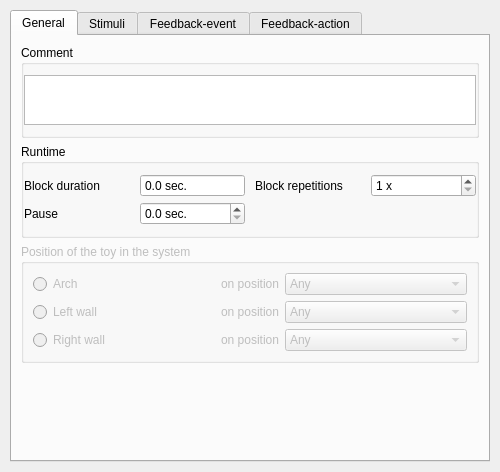
<?xml version="1.0" encoding="UTF-8"?>
<ui version="4.0">
 <class>CTConfToyStick</class>
 <widget class="QWidget" name="CTConfToyStick">
  <property name="geometry">
   <rect>
    <x>0</x>
    <y>0</y>
    <width>500</width>
    <height>472</height>
   </rect>
  </property>
  <property name="sizePolicy">
   <sizepolicy hsizetype="MinimumExpanding" vsizetype="Preferred">
    <horstretch>0</horstretch>
    <verstretch>0</verstretch>
   </sizepolicy>
  </property>
  <property name="minimumSize">
   <size>
    <width>500</width>
    <height>0</height>
   </size>
  </property>
  <property name="windowTitle">
   <string/>
  </property>
  <layout class="QVBoxLayout" name="qvb_main_layout">
   <property name="spacing">
    <number>20</number>
   </property>
   <property name="margin">
    <number>10</number>
   </property>
   <item>
    <widget class="QTabWidget" name="tabWidget">
     <property name="enabled">
      <bool>true</bool>
     </property>
     <property name="currentIndex">
      <number>0</number>
     </property>
     <widget class="QWidget" name="tabGeneral">
      <attribute name="title">
       <string>General</string>
      </attribute>
      <layout class="QVBoxLayout" name="verticalLayout">
       <item>
        <widget class="QGroupBox" name="qgb_comment">
         <property name="title">
          <string>Comment</string>
         </property>
         <property name="flat">
          <bool>true</bool>
         </property>
         <layout class="QGridLayout" name="qgl_comment_layout">
          <property name="leftMargin">
           <number>0</number>
          </property>
          <property name="topMargin">
           <number>10</number>
          </property>
          <property name="rightMargin">
           <number>0</number>
          </property>
          <property name="bottomMargin">
           <number>10</number>
          </property>
          <property name="horizontalSpacing">
           <number>10</number>
          </property>
          <property name="verticalSpacing">
           <number>5</number>
          </property>
          <item row="0" column="0">
           <widget class="QPlainTextEdit" name="qte_comment">
            <property name="sizePolicy">
             <sizepolicy hsizetype="Expanding" vsizetype="Fixed">
              <horstretch>0</horstretch>
              <verstretch>0</verstretch>
             </sizepolicy>
            </property>
            <property name="minimumSize">
             <size>
              <width>0</width>
              <height>50</height>
             </size>
            </property>
            <property name="maximumSize">
             <size>
              <width>16777215</width>
              <height>50</height>
             </size>
            </property>
            <property name="horizontalScrollBarPolicy">
             <enum>Qt::ScrollBarAlwaysOff</enum>
            </property>
           </widget>
          </item>
         </layout>
        </widget>
       </item>
       <item>
        <widget class="QGroupBox" name="qgb_runtime">
         <property name="title">
          <string>Runtime</string>
         </property>
         <property name="flat">
          <bool>true</bool>
         </property>
         <layout class="QGridLayout" name="qgl_runtime_layout">
          <property name="leftMargin">
           <number>0</number>
          </property>
          <property name="topMargin">
           <number>10</number>
          </property>
          <property name="rightMargin">
           <number>0</number>
          </property>
          <property name="bottomMargin">
           <number>10</number>
          </property>
          <property name="horizontalSpacing">
           <number>10</number>
          </property>
          <property name="verticalSpacing">
           <number>5</number>
          </property>
          <item row="0" column="0">
           <widget class="QLabel" name="qlb_block_duration">
            <property name="text">
             <string>Block duration</string>
            </property>
           </widget>
          </item>
          <item row="0" column="1">
           <widget class="CTDoubleSpinBox" name="qsb_block_duration">
            <property name="readOnly">
             <bool>true</bool>
            </property>
            <property name="buttonSymbols">
             <enum>QAbstractSpinBox::NoButtons</enum>
            </property>
            <property name="suffix">
             <string> sec.</string>
            </property>
            <property name="decimals">
             <number>1</number>
            </property>
            <property name="minimum">
             <double>0.000000000000000</double>
            </property>
            <property name="maximum">
             <double>300.000000000000000</double>
            </property>
            <property name="singleStep">
             <double>0.100000000000000</double>
            </property>
            <property name="value">
             <double>0.000000000000000</double>
            </property>
           </widget>
          </item>
          <item row="0" column="3">
           <widget class="CTSpinBox" name="qsb_block_repetitions">
            <property name="suffix">
             <string> x</string>
            </property>
            <property name="minimum">
             <number>1</number>
            </property>
            <property name="maximum">
             <number>100</number>
            </property>
           </widget>
          </item>
          <item row="0" column="2">
           <widget class="QLabel" name="qlb_block_repetitions">
            <property name="text">
             <string>Block repetitions</string>
            </property>
           </widget>
          </item>
          <item row="1" column="0">
           <widget class="QLabel" name="qlb_pause">
            <property name="text">
             <string>Pause</string>
            </property>
           </widget>
          </item>
          <item row="1" column="1">
           <widget class="CTDoubleSpinBox" name="qsb_pause">
            <property name="suffix">
             <string> sec.</string>
            </property>
            <property name="decimals">
             <number>1</number>
            </property>
            <property name="singleStep">
             <double>0.100000000000000</double>
            </property>
           </widget>
          </item>
         </layout>
        </widget>
       </item>
       <item>
        <widget class="QGroupBox" name="groupBox">
         <property name="enabled">
          <bool>false</bool>
         </property>
         <property name="title">
          <string>Position of the toy in the system</string>
         </property>
         <layout class="QGridLayout" name="gridLayout_3" columnstretch="1,0,1">
          <item row="0" column="2">
           <widget class="QComboBox" name="qcb_block_position_arch">
            <property name="enabled">
             <bool>false</bool>
            </property>
            <item>
             <property name="text">
              <string>Any</string>
             </property>
            </item>
            <item>
             <property name="text">
              <string>#1</string>
             </property>
            </item>
            <item>
             <property name="text">
              <string>#2</string>
             </property>
            </item>
            <item>
             <property name="text">
              <string>#2</string>
             </property>
            </item>
           </widget>
          </item>
          <item row="1" column="0">
           <widget class="QRadioButton" name="qrb_block_position_left">
            <property name="text">
             <string>Left wall</string>
            </property>
           </widget>
          </item>
          <item row="2" column="0">
           <widget class="QRadioButton" name="qrb_block_position_right">
            <property name="text">
             <string>Right wall</string>
            </property>
           </widget>
          </item>
          <item row="2" column="2">
           <widget class="QComboBox" name="qcb_block_position_right">
            <property name="enabled">
             <bool>false</bool>
            </property>
            <item>
             <property name="text">
              <string>Any</string>
             </property>
            </item>
            <item>
             <property name="text">
              <string>#1</string>
             </property>
            </item>
            <item>
             <property name="text">
              <string>#2</string>
             </property>
            </item>
            <item>
             <property name="text">
              <string>#3</string>
             </property>
            </item>
           </widget>
          </item>
          <item row="1" column="2">
           <widget class="QComboBox" name="qcb_block_position_left">
            <property name="enabled">
             <bool>false</bool>
            </property>
            <item>
             <property name="text">
              <string>Any</string>
             </property>
            </item>
            <item>
             <property name="text">
              <string>#1</string>
             </property>
            </item>
            <item>
             <property name="text">
              <string>#2</string>
             </property>
            </item>
            <item>
             <property name="text">
              <string>#3</string>
             </property>
            </item>
           </widget>
          </item>
          <item row="0" column="0">
           <widget class="QRadioButton" name="qrb_block_position_arch">
            <property name="text">
             <string>Arch</string>
            </property>
           </widget>
          </item>
          <item row="0" column="1">
           <widget class="QLabel" name="qlb_block_position_arch">
            <property name="text">
             <string>on position</string>
            </property>
           </widget>
          </item>
          <item row="1" column="1">
           <widget class="QLabel" name="qlb_block_position_left">
            <property name="text">
             <string>on position</string>
            </property>
           </widget>
          </item>
          <item row="2" column="1">
           <widget class="QLabel" name="qlb_block_position_right">
            <property name="text">
             <string>on position</string>
            </property>
           </widget>
          </item>
         </layout>
        </widget>
       </item>
       <item>
        <spacer name="verticalSpacer">
         <property name="orientation">
          <enum>Qt::Vertical</enum>
         </property>
         <property name="sizeHint" stdset="0">
          <size>
           <width>20</width>
           <height>40</height>
          </size>
         </property>
        </spacer>
       </item>
      </layout>
     </widget>
     <widget class="QWidget" name="tabStimuli">
      <attribute name="title">
       <string>Stimuli</string>
      </attribute>
      <layout class="QVBoxLayout" name="verticalLayout_2">
       <item>
        <widget class="QGroupBox" name="qgb_stimuli">
         <property name="title">
          <string>Stimuli</string>
         </property>
         <property name="flat">
          <bool>true</bool>
         </property>
         <layout class="QVBoxLayout" name="qvb_stimuli_layout">
          <property name="spacing">
           <number>10</number>
          </property>
          <property name="leftMargin">
           <number>0</number>
          </property>
          <property name="topMargin">
           <number>10</number>
          </property>
          <property name="rightMargin">
           <number>0</number>
          </property>
          <property name="bottomMargin">
           <number>10</number>
          </property>
         </layout>
        </widget>
       </item>
       <item>
        <spacer name="verticalSpacer_2">
         <property name="orientation">
          <enum>Qt::Vertical</enum>
         </property>
         <property name="sizeHint" stdset="0">
          <size>
           <width>20</width>
           <height>40</height>
          </size>
         </property>
        </spacer>
       </item>
      </layout>
      <zorder>qgb_stimuli</zorder>
      <zorder>verticalSpacer_2</zorder>
     </widget>
     <widget class="QWidget" name="tabFeedbackEvent">
      <attribute name="title">
       <string>Feedback-event</string>
      </attribute>
      <layout class="QVBoxLayout" name="verticalLayout_3">
       <item>
        <widget class="QGroupBox" name="qgb_events">
         <property name="title">
          <string>Feedback - Event/Condition</string>
         </property>
         <property name="flat">
          <bool>true</bool>
         </property>
         <layout class="QGridLayout" name="gridLayout_2">
          <item row="2" column="1" colspan="2">
           <widget class="QLabel" name="qlb_pressure">
            <property name="text">
             <string>If pressure exceeds</string>
            </property>
           </widget>
          </item>
          <item row="4" column="3">
           <widget class="QComboBox" name="qcb_body">
            <property name="enabled">
             <bool>false</bool>
            </property>
            <item>
             <property name="text">
              <string>right to left</string>
             </property>
            </item>
            <item>
             <property name="text">
              <string>left to right</string>
             </property>
            </item>
           </widget>
          </item>
          <item row="5" column="0">
           <widget class="QRadioButton" name="qrb_head_event">
            <property name="text">
             <string>Head</string>
            </property>
           </widget>
          </item>
          <item row="3" column="4">
           <widget class="QLabel" name="qlb_position_add">
            <property name="text">
             <string>position</string>
            </property>
           </widget>
          </item>
          <item row="5" column="1">
           <widget class="QLabel" name="qlb_head">
            <property name="text">
             <string>If head moves</string>
            </property>
           </widget>
          </item>
          <item row="3" column="3">
           <widget class="QComboBox" name="qcb_position">
            <property name="enabled">
             <bool>false</bool>
            </property>
           </widget>
          </item>
          <item row="3" column="1" colspan="2">
           <widget class="QLabel" name="qlb_position">
            <property name="text">
             <string>If infant reaches</string>
            </property>
           </widget>
          </item>
          <item row="3" column="0">
           <widget class="QRadioButton" name="qrb_position_event">
            <property name="text">
             <string>Position</string>
            </property>
           </widget>
          </item>
          <item row="1" column="0">
           <spacer name="qv_spacer">
            <property name="orientation">
             <enum>Qt::Vertical</enum>
            </property>
            <property name="sizeType">
             <enum>QSizePolicy::Fixed</enum>
            </property>
            <property name="sizeHint" stdset="0">
             <size>
              <width>5</width>
              <height>10</height>
             </size>
            </property>
           </spacer>
          </item>
          <item row="4" column="0">
           <widget class="QRadioButton" name="qrb_body_event">
            <property name="text">
             <string>Body</string>
            </property>
           </widget>
          </item>
          <item row="4" column="1">
           <widget class="QLabel" name="qlb_body">
            <property name="text">
             <string>If body moves</string>
            </property>
           </widget>
          </item>
          <item row="2" column="0">
           <widget class="QRadioButton" name="qrb_pressure_event">
            <property name="text">
             <string>Pressure</string>
            </property>
           </widget>
          </item>
          <item row="0" column="0" colspan="2">
           <widget class="QRadioButton" name="qrb_null_event">
            <property name="text">
             <string>Do not process feedback</string>
            </property>
            <property name="checked">
             <bool>true</bool>
            </property>
           </widget>
          </item>
          <item row="2" column="3">
           <widget class="CTDoubleSpinBox" name="qsb_pressure">
            <property name="enabled">
             <bool>false</bool>
            </property>
            <property name="suffix">
             <string> Pa.</string>
            </property>
            <property name="decimals">
             <number>1</number>
            </property>
            <property name="singleStep">
             <double>0.100000000000000</double>
            </property>
           </widget>
          </item>
          <item row="5" column="3">
           <widget class="QComboBox" name="qcb_head">
            <property name="enabled">
             <bool>false</bool>
            </property>
            <item>
             <property name="text">
              <string>right to left</string>
             </property>
            </item>
            <item>
             <property name="text">
              <string>left to right</string>
             </property>
            </item>
           </widget>
          </item>
          <item row="6" column="0">
           <widget class="QRadioButton" name="qrb_headlifted_event">
            <property name="text">
             <string>Head lift</string>
            </property>
           </widget>
          </item>
          <item row="6" column="1">
           <widget class="QLabel" name="label_2">
            <property name="text">
             <string>If head is lifted</string>
            </property>
           </widget>
          </item>
         </layout>
        </widget>
       </item>
       <item>
        <spacer name="verticalSpacer_3">
         <property name="orientation">
          <enum>Qt::Vertical</enum>
         </property>
         <property name="sizeHint" stdset="0">
          <size>
           <width>20</width>
           <height>40</height>
          </size>
         </property>
        </spacer>
       </item>
      </layout>
     </widget>
     <widget class="QWidget" name="tabFeedbackAction">
      <attribute name="title">
       <string>Feedback-action</string>
      </attribute>
      <layout class="QVBoxLayout" name="verticalLayout_4">
       <item>
        <widget class="QGroupBox" name="qgb_actions">
         <property name="title">
          <string>Feedback - Action</string>
         </property>
         <property name="flat">
          <bool>true</bool>
         </property>
         <layout class="QVBoxLayout" name="qvb_actions_layout">
          <property name="spacing">
           <number>10</number>
          </property>
          <property name="leftMargin">
           <number>0</number>
          </property>
          <property name="topMargin">
           <number>10</number>
          </property>
          <property name="rightMargin">
           <number>0</number>
          </property>
          <property name="bottomMargin">
           <number>10</number>
          </property>
          <item>
           <layout class="QGridLayout" name="gridLayout">
            <item row="0" column="1">
             <widget class="CTDoubleSpinBox" name="qsb_duration_min">
              <property name="enabled">
               <bool>true</bool>
              </property>
              <property name="suffix">
               <string> sec.</string>
              </property>
              <property name="decimals">
               <number>1</number>
              </property>
              <property name="maximum">
               <double>1.000000000000000</double>
              </property>
              <property name="singleStep">
               <double>0.100000000000000</double>
              </property>
              <property name="value">
               <double>0.100000000000000</double>
              </property>
             </widget>
            </item>
            <item row="0" column="0">
             <widget class="QLabel" name="label">
              <property name="text">
               <string>Duration interval</string>
              </property>
             </widget>
            </item>
            <item row="0" column="2">
             <widget class="CTDoubleSpinBox" name="qsb_duration_max">
              <property name="enabled">
               <bool>true</bool>
              </property>
              <property name="suffix">
               <string> sec.</string>
              </property>
              <property name="decimals">
               <number>1</number>
              </property>
              <property name="singleStep">
               <double>0.100000000000000</double>
              </property>
              <property name="value">
               <double>1.000000000000000</double>
              </property>
             </widget>
            </item>
           </layout>
          </item>
         </layout>
        </widget>
       </item>
       <item>
        <spacer name="verticalSpacer_4">
         <property name="orientation">
          <enum>Qt::Vertical</enum>
         </property>
         <property name="sizeHint" stdset="0">
          <size>
           <width>20</width>
           <height>40</height>
          </size>
         </property>
        </spacer>
       </item>
      </layout>
     </widget>
    </widget>
   </item>
  </layout>
 </widget>
 <customwidgets>
  <customwidget>
   <class>CTSpinBox</class>
   <extends>QSpinBox</extends>
   <header>ct_customwidgets.h</header>
  </customwidget>
  <customwidget>
   <class>CTDoubleSpinBox</class>
   <extends>QDoubleSpinBox</extends>
   <header>ct_customwidgets.h</header>
  </customwidget>
 </customwidgets>
 <resources/>
 <connections/>
</ui>
